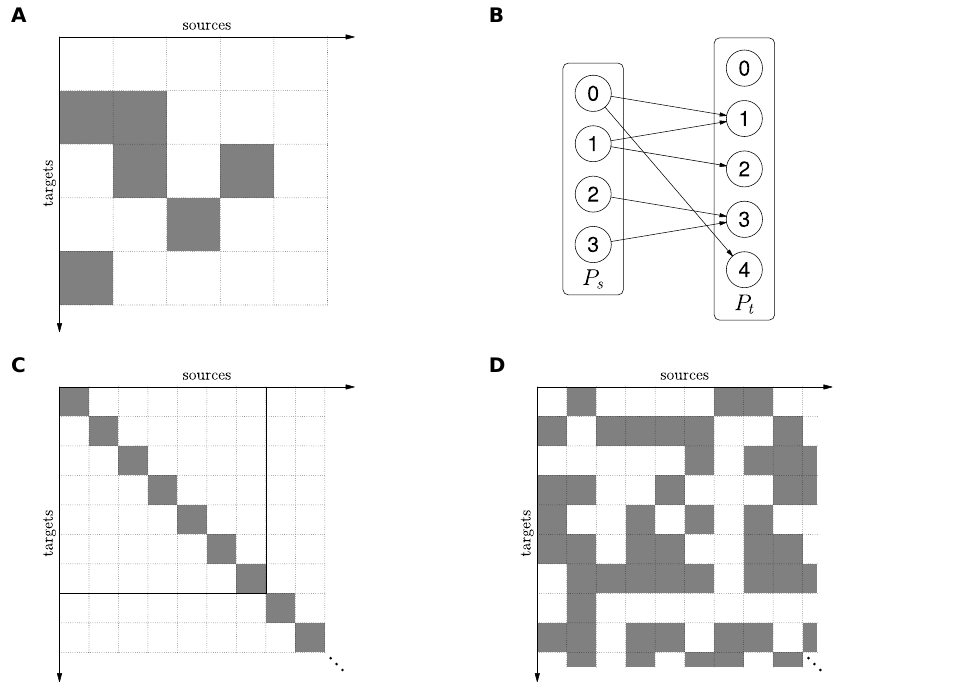

Python code for this plot:
import svgutils.transform as sg

dx = -20
dy = -45

fig1 = sg.fromfile("finitem.svg")
plot1 = fig1.getroot()
plot1.moveto(0 + dx, 10 + dy)
txt1 = sg.TextElement(10, 20, "A", size=18, weight="bold")

fig2 = sg.fromfile("populations.svg")
plot2 = fig2.getroot()
plot2.moveto(430 + dx + 40, 10 + dy + 15)
txt2 = sg.TextElement(440, 20, "B", size=18, weight="bold")

fig3 = sg.fromfile("onetoone-new.svg")
plot3 = fig3.getroot()
plot3.moveto(0 + dx, 325 + dy)
txt3 = sg.TextElement(10, 335, "C", size=18, weight="bold")

fig4 = sg.fromfile("randnoself.svg")
plot4 = fig4.getroot()
plot4.moveto(430 + dx, 325 + dy)
txt4 = sg.TextElement(440, 335, "D", size=18, weight="bold")

fig = sg.SVGFigure("9.65in", "7in")
fig.append([plot1, plot2, plot3, plot4])
fig.append([txt1, txt2, txt3, txt4])
fig.save("csa-pane.svg")
